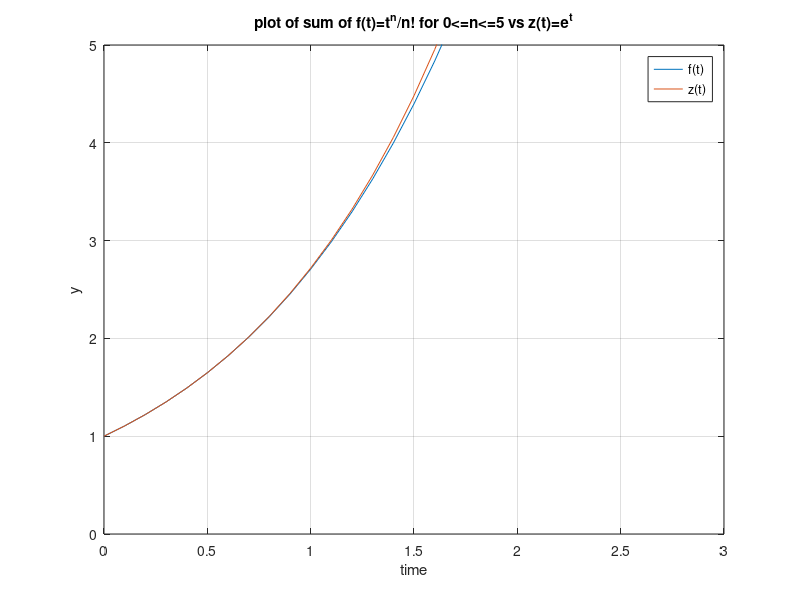

The MATLAB script that drew this image:
clear all;
num_power = 5;
t = 0.0:0.1:3.0;
y = zeros(num_power,numel(t));

for i = 1:num_power
    for j = 1:numel(t)
        y(i,j) = ((t(1,j)^(i-1)))/factorial(i-1);
    end
end

f = sum(y,1);

z=exp(t);
plot(t, f, t, z);
legend("f(t)","z(t)");
ylim([0 5]);
xlim([0 3]);
grid on;
title("plot of sum of f(t)=t^{n}/n! for 0<=n<=5 vs z(t)=e^t");
xlabel("time");
ylabel("y");